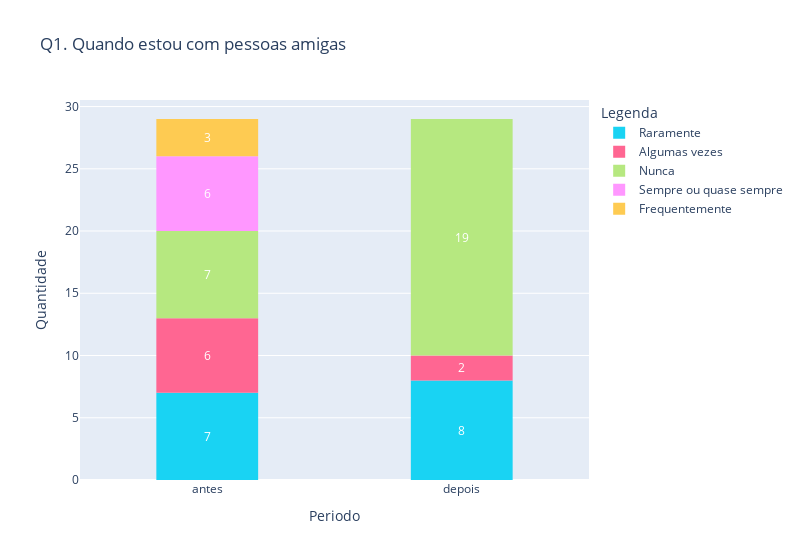
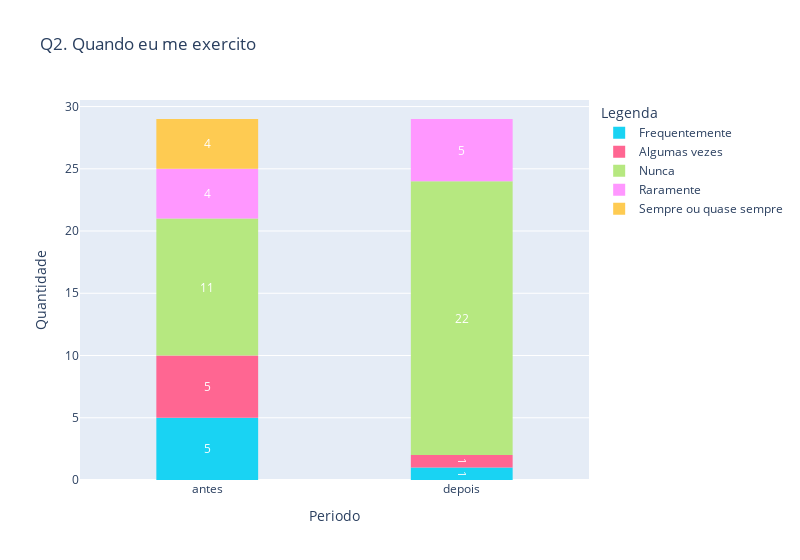
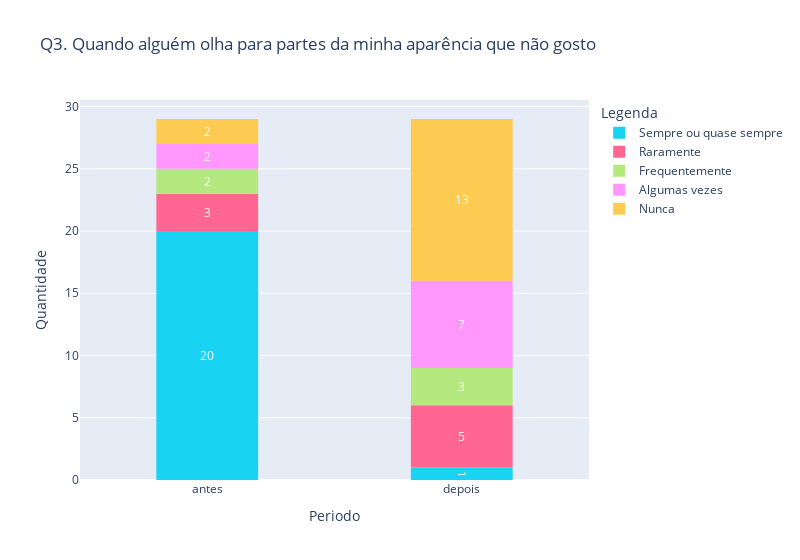
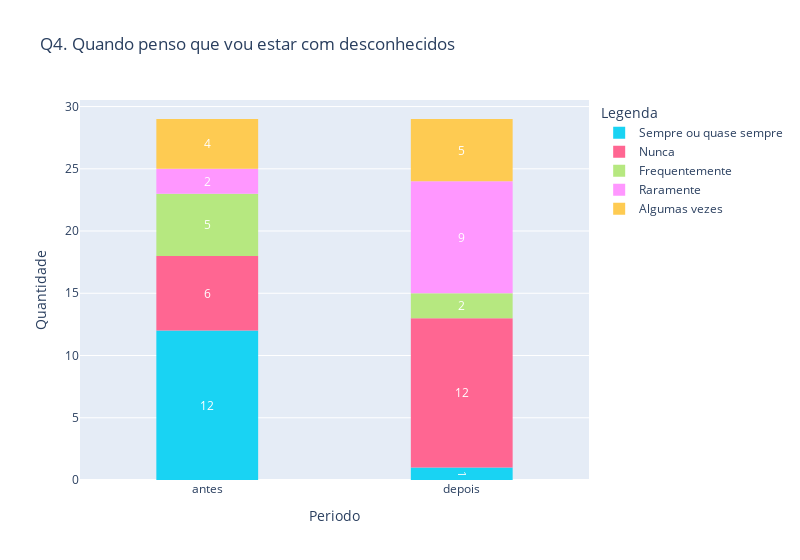

Here is the notebook cell these charts were saved with, in order:
### Code cell
import plotly.graph_objs as go
import plotly.express as px

def getHist(df, antes, depois, titulo, respostas):
    
    plot_data = pd.melt(df, value_vars=[antes, depois], var_name='Periodo', value_name='Respostas')    
    plot_data['Periodo'] = plot_data['Periodo'].map({
        antes: 'antes',
        depois: 'depois'
    })

    fig = px.histogram(plot_data, 
                x='Periodo',
                color='Respostas',
                title=titulo,
                category_orders={
                    'Respostas': respostas,
                    'Periodo': [
                        'antes', 
                        'depois'
                    ]
                },
                labels={ 'Respostas': 'Legenda' }
                )

    fig.update_yaxes(title_text='Quantidade')
    fig.update_traces(texttemplate='%{y}', 
                    textposition='inside', 
                    insidetextanchor='middle',
                    insidetextfont_color='white')
    
    fig.update_layout(bargap=0.2, bargroupgap=0.5)
    fig.update_layout(width=800)

    for trace in fig.data:
        trace.name = trace.name.replace(', ', '<br>')
        trace.textangle = 0


    return fig

df_sbids.iloc[:,1:43] = df_sbids.iloc[:,1:43].replace(sibids_legenda)

i = 1
for question in sibids_questions.keys():
    try:
        fig = getHist(df_sbids, f'{question}A', f'{question}D', f"{question}. {sibids_questions[question]}", sibids_legenda)
        fig.show()
        fig.write_image(f"3.{i}. SIBID-S - {sibids_questions[question]}.png", format="png")
    except:
        continue
    i += 1

### Figure 1 — Plotly figure (JSON) as saved in the notebook; plotly's stock layout.template omitted (floating-point values rounded to 4 significant figures)
{"data": [{"alignmentgroup": "True", "bingroup": "x", "hovertemplate": "Legenda=Raramente<br>Periodo=%{x}<br>count=%{y}<extra></extra>", "insidetextanchor": "middle", "insidetextfont": {"color": "white"}, "legendgroup": "Raramente", "marker": {"color": "#19d3f3", "pattern": {"shape": ""}}, "name": "Raramente", "offsetgroup": "Raramente", "orientation": "v", "showlegend": true, "textposition": "inside", "texttemplate": "%{y}", "type": "histogram", "x": ["antes", "antes", "antes", "antes", "antes", "antes", "antes", "depois", "depois", "depois", "depois", "depois", "depois", "depois", "depois"], "xaxis": "x", "yaxis": "y"}, {"alignmentgroup": "True", "bingroup": "x", "hovertemplate": "Legenda=Algumas vezes<br>Periodo=%{x}<br>count=%{y}<extra></extra>", "insidetextanchor": "middle", "insidetextfont": {"color": "white"}, "legendgroup": "Algumas vezes", "marker": {"color": "#FF6692", "pattern": {"shape": ""}}, "name": "Algumas vezes", "offsetgroup": "Algumas vezes", "orientation": "v", "showlegend": true, "textposition": "inside", "texttemplate": "%{y}", "type": "histogram", "x": ["antes", "antes", "antes", "antes", "antes", "antes", "depois", "depois"], "xaxis": "x", "yaxis": "y"}, {"alignmentgroup": "True", "bingroup": "x", "hovertemplate": "Legenda=Nunca<br>Periodo=%{x}<br>count=%{y}<extra></extra>", "insidetextanchor": "middle", "insidetextfont": {"color": "white"}, "legendgroup": "Nunca", "marker": {"color": "#B6E880", "pattern": {"shape": ""}}, "name": "Nunca", "offsetgroup": "Nunca", "orientation": "v", "showlegend": true, "textposition": "inside", "texttemplate": "%{y}", "type": "histogram", "x": ["antes", "antes", "antes", "antes", "antes", "antes", "antes", "depois", "depois", "depois", "depois", "depois", "depois", "depois", "depois", "depois", "depois", "depois", "depois", "depois", "depois", "depois", "depois", "depois", "depois", "depois"], "xaxis": "x", "yaxis": "y"}, {"alignmentgroup": "True", "bingroup": "x", "hovertemplate": "Legenda=Sempre ou quase sempre<br>Periodo=%{x}<br>count=%{y}<extra></extra>", "insidetextanchor": "middle", "insidetextfont": {"color": "white"}, "legendgroup": "Sempre ou quase sempre", "marker": {"color": "#FF97FF", "pattern": {"shape": ""}}, "name": "Sempre ou quase sempre", "offsetgroup": "Sempre ou quase sempre", "orientation": "v", "showlegend": true, "textposition": "inside", "texttemplate": "%{y}", "type": "histogram", "x": ["antes", "antes", "antes", "antes", "antes", "antes"], "xaxis": "x", "yaxis": "y"}, {"alignmentgroup": "True", "bingroup": "x", "hovertemplate": "Legenda=Frequentemente<br>Periodo=%{x}<br>count=%{y}<extra></extra>", "insidetextanchor": "middle", "insidetextfont": {"color": "white"}, "legendgroup": "Frequentemente", "marker": {"color": "#FECB52", "pattern": {"shape": ""}}, "name": "Frequentemente", "offsetgroup": "Frequentemente", "orientation": "v", "showlegend": true, "textposition": "inside", "texttemplate": "%{y}", "type": "histogram", "x": ["antes", "antes", "antes"], "xaxis": "x", "yaxis": "y"}], "layout": {"bargap": 0.2, "bargroupgap": 0.5, "barmode": "relative", "legend": {"title": {"text": "Legenda"}, "tracegroupgap": 0}, "title": {"text": "Q1. Quando estou com pessoas amigas"}, "width": 800, "xaxis": {"anchor": "y", "categoryarray": ["antes", "depois"], "categoryorder": "array", "domain": [0, 1], "title": {"text": "Periodo"}}, "yaxis": {"anchor": "x", "domain": [0, 1], "title": {"text": "Quantidade"}}}}

### Figure 2 — Plotly figure (JSON) as saved in the notebook; plotly's stock layout.template omitted (floating-point values rounded to 4 significant figures)
{"data": [{"alignmentgroup": "True", "bingroup": "x", "hovertemplate": "Legenda=Frequentemente<br>Periodo=%{x}<br>count=%{y}<extra></extra>", "insidetextanchor": "middle", "insidetextfont": {"color": "white"}, "legendgroup": "Frequentemente", "marker": {"color": "#19d3f3", "pattern": {"shape": ""}}, "name": "Frequentemente", "offsetgroup": "Frequentemente", "orientation": "v", "showlegend": true, "textposition": "inside", "texttemplate": "%{y}", "type": "histogram", "x": ["antes", "antes", "antes", "antes", "antes", "depois"], "xaxis": "x", "yaxis": "y"}, {"alignmentgroup": "True", "bingroup": "x", "hovertemplate": "Legenda=Algumas vezes<br>Periodo=%{x}<br>count=%{y}<extra></extra>", "insidetextanchor": "middle", "insidetextfont": {"color": "white"}, "legendgroup": "Algumas vezes", "marker": {"color": "#FF6692", "pattern": {"shape": ""}}, "name": "Algumas vezes", "offsetgroup": "Algumas vezes", "orientation": "v", "showlegend": true, "textposition": "inside", "texttemplate": "%{y}", "type": "histogram", "x": ["antes", "antes", "antes", "antes", "antes", "depois"], "xaxis": "x", "yaxis": "y"}, {"alignmentgroup": "True", "bingroup": "x", "hovertemplate": "Legenda=Nunca<br>Periodo=%{x}<br>count=%{y}<extra></extra>", "insidetextanchor": "middle", "insidetextfont": {"color": "white"}, "legendgroup": "Nunca", "marker": {"color": "#B6E880", "pattern": {"shape": ""}}, "name": "Nunca", "offsetgroup": "Nunca", "orientation": "v", "showlegend": true, "textposition": "inside", "texttemplate": "%{y}", "type": "histogram", "x": ["antes", "antes", "antes", "antes", "antes", "antes", "antes", "antes", "antes", "antes", "antes", "depois", "depois", "depois", "depois", "depois", "depois", "depois", "depois", "depois", "depois", "depois", "depois", "depois", "depois", "depois", "depois", "depois", "depois", "depois", "depois", "depois", "depois"], "xaxis": "x", "yaxis": "y"}, {"alignmentgroup": "True", "bingroup": "x", "hovertemplate": "Legenda=Raramente<br>Periodo=%{x}<br>count=%{y}<extra></extra>", "insidetextanchor": "middle", "insidetextfont": {"color": "white"}, "legendgroup": "Raramente", "marker": {"color": "#FF97FF", "pattern": {"shape": ""}}, "name": "Raramente", "offsetgroup": "Raramente", "orientation": "v", "showlegend": true, "textposition": "inside", "texttemplate": "%{y}", "type": "histogram", "x": ["antes", "antes", "antes", "antes", "depois", "depois", "depois", "depois", "depois"], "xaxis": "x", "yaxis": "y"}, {"alignmentgroup": "True", "bingroup": "x", "hovertemplate": "Legenda=Sempre ou quase sempre<br>Periodo=%{x}<br>count=%{y}<extra></extra>", "insidetextanchor": "middle", "insidetextfont": {"color": "white"}, "legendgroup": "Sempre ou quase sempre", "marker": {"color": "#FECB52", "pattern": {"shape": ""}}, "name": "Sempre ou quase sempre", "offsetgroup": "Sempre ou quase sempre", "orientation": "v", "showlegend": true, "textposition": "inside", "texttemplate": "%{y}", "type": "histogram", "x": ["antes", "antes", "antes", "antes"], "xaxis": "x", "yaxis": "y"}], "layout": {"bargap": 0.2, "bargroupgap": 0.5, "barmode": "relative", "legend": {"title": {"text": "Legenda"}, "tracegroupgap": 0}, "title": {"text": "Q2. Quando eu me exercito"}, "width": 800, "xaxis": {"anchor": "y", "categoryarray": ["antes", "depois"], "categoryorder": "array", "domain": [0, 1], "title": {"text": "Periodo"}}, "yaxis": {"anchor": "x", "domain": [0, 1], "title": {"text": "Quantidade"}}}}

### Figure 3 — Plotly figure (JSON) as saved in the notebook; plotly's stock layout.template omitted (floating-point values rounded to 4 significant figures)
{"data": [{"alignmentgroup": "True", "bingroup": "x", "hovertemplate": "Legenda=Sempre ou quase sempre<br>Periodo=%{x}<br>count=%{y}<extra></extra>", "insidetextanchor": "middle", "insidetextfont": {"color": "white"}, "legendgroup": "Sempre ou quase sempre", "marker": {"color": "#19d3f3", "pattern": {"shape": ""}}, "name": "Sempre ou quase sempre", "offsetgroup": "Sempre ou quase sempre", "orientation": "v", "showlegend": true, "textposition": "inside", "texttemplate": "%{y}", "type": "histogram", "x": ["antes", "antes", "antes", "antes", "antes", "antes", "antes", "antes", "antes", "antes", "antes", "antes", "antes", "antes", "antes", "antes", "antes", "antes", "antes", "antes", "depois"], "xaxis": "x", "yaxis": "y"}, {"alignmentgroup": "True", "bingroup": "x", "hovertemplate": "Legenda=Raramente<br>Periodo=%{x}<br>count=%{y}<extra></extra>", "insidetextanchor": "middle", "insidetextfont": {"color": "white"}, "legendgroup": "Raramente", "marker": {"color": "#FF6692", "pattern": {"shape": ""}}, "name": "Raramente", "offsetgroup": "Raramente", "orientation": "v", "showlegend": true, "textposition": "inside", "texttemplate": "%{y}", "type": "histogram", "x": ["antes", "antes", "antes", "depois", "depois", "depois", "depois", "depois"], "xaxis": "x", "yaxis": "y"}, {"alignmentgroup": "True", "bingroup": "x", "hovertemplate": "Legenda=Frequentemente<br>Periodo=%{x}<br>count=%{y}<extra></extra>", "insidetextanchor": "middle", "insidetextfont": {"color": "white"}, "legendgroup": "Frequentemente", "marker": {"color": "#B6E880", "pattern": {"shape": ""}}, "name": "Frequentemente", "offsetgroup": "Frequentemente", "orientation": "v", "showlegend": true, "textposition": "inside", "texttemplate": "%{y}", "type": "histogram", "x": ["antes", "antes", "depois", "depois", "depois"], "xaxis": "x", "yaxis": "y"}, {"alignmentgroup": "True", "bingroup": "x", "hovertemplate": "Legenda=Algumas vezes<br>Periodo=%{x}<br>count=%{y}<extra></extra>", "insidetextanchor": "middle", "insidetextfont": {"color": "white"}, "legendgroup": "Algumas vezes", "marker": {"color": "#FF97FF", "pattern": {"shape": ""}}, "name": "Algumas vezes", "offsetgroup": "Algumas vezes", "orientation": "v", "showlegend": true, "textposition": "inside", "texttemplate": "%{y}", "type": "histogram", "x": ["antes", "antes", "depois", "depois", "depois", "depois", "depois", "depois", "depois"], "xaxis": "x", "yaxis": "y"}, {"alignmentgroup": "True", "bingroup": "x", "hovertemplate": "Legenda=Nunca<br>Periodo=%{x}<br>count=%{y}<extra></extra>", "insidetextanchor": "middle", "insidetextfont": {"color": "white"}, "legendgroup": "Nunca", "marker": {"color": "#FECB52", "pattern": {"shape": ""}}, "name": "Nunca", "offsetgroup": "Nunca", "orientation": "v", "showlegend": true, "textposition": "inside", "texttemplate": "%{y}", "type": "histogram", "x": ["antes", "antes", "depois", "depois", "depois", "depois", "depois", "depois", "depois", "depois", "depois", "depois", "depois", "depois", "depois"], "xaxis": "x", "yaxis": "y"}], "layout": {"bargap": 0.2, "bargroupgap": 0.5, "barmode": "relative", "legend": {"title": {"text": "Legenda"}, "tracegroupgap": 0}, "title": {"text": "Q3. Quando alguém olha para partes da minha aparência que não gosto"}, "width": 800, "xaxis": {"anchor": "y", "categoryarray": ["antes", "depois"], "categoryorder": "array", "domain": [0, 1], "title": {"text": "Periodo"}}, "yaxis": {"anchor": "x", "domain": [0, 1], "title": {"text": "Quantidade"}}}}

### Figure 4 — Plotly figure (JSON) as saved in the notebook; plotly's stock layout.template omitted (floating-point values rounded to 4 significant figures)
{"data": [{"alignmentgroup": "True", "bingroup": "x", "hovertemplate": "Legenda=Sempre ou quase sempre<br>Periodo=%{x}<br>count=%{y}<extra></extra>", "insidetextanchor": "middle", "insidetextfont": {"color": "white"}, "legendgroup": "Sempre ou quase sempre", "marker": {"color": "#19d3f3", "pattern": {"shape": ""}}, "name": "Sempre ou quase sempre", "offsetgroup": "Sempre ou quase sempre", "orientation": "v", "showlegend": true, "textposition": "inside", "texttemplate": "%{y}", "type": "histogram", "x": ["antes", "antes", "antes", "antes", "antes", "antes", "antes", "antes", "antes", "antes", "antes", "antes", "depois"], "xaxis": "x", "yaxis": "y"}, {"alignmentgroup": "True", "bingroup": "x", "hovertemplate": "Legenda=Nunca<br>Periodo=%{x}<br>count=%{y}<extra></extra>", "insidetextanchor": "middle", "insidetextfont": {"color": "white"}, "legendgroup": "Nunca", "marker": {"color": "#FF6692", "pattern": {"shape": ""}}, "name": "Nunca", "offsetgroup": "Nunca", "orientation": "v", "showlegend": true, "textposition": "inside", "texttemplate": "%{y}", "type": "histogram", "x": ["antes", "antes", "antes", "antes", "antes", "antes", "depois", "depois", "depois", "depois", "depois", "depois", "depois", "depois", "depois", "depois", "depois", "depois"], "xaxis": "x", "yaxis": "y"}, {"alignmentgroup": "True", "bingroup": "x", "hovertemplate": "Legenda=Frequentemente<br>Periodo=%{x}<br>count=%{y}<extra></extra>", "insidetextanchor": "middle", "insidetextfont": {"color": "white"}, "legendgroup": "Frequentemente", "marker": {"color": "#B6E880", "pattern": {"shape": ""}}, "name": "Frequentemente", "offsetgroup": "Frequentemente", "orientation": "v", "showlegend": true, "textposition": "inside", "texttemplate": "%{y}", "type": "histogram", "x": ["antes", "antes", "antes", "antes", "antes", "depois", "depois"], "xaxis": "x", "yaxis": "y"}, {"alignmentgroup": "True", "bingroup": "x", "hovertemplate": "Legenda=Raramente<br>Periodo=%{x}<br>count=%{y}<extra></extra>", "insidetextanchor": "middle", "insidetextfont": {"color": "white"}, "legendgroup": "Raramente", "marker": {"color": "#FF97FF", "pattern": {"shape": ""}}, "name": "Raramente", "offsetgroup": "Raramente", "orientation": "v", "showlegend": true, "textposition": "inside", "texttemplate": "%{y}", "type": "histogram", "x": ["antes", "antes", "depois", "depois", "depois", "depois", "depois", "depois", "depois", "depois", "depois"], "xaxis": "x", "yaxis": "y"}, {"alignmentgroup": "True", "bingroup": "x", "hovertemplate": "Legenda=Algumas vezes<br>Periodo=%{x}<br>count=%{y}<extra></extra>", "insidetextanchor": "middle", "insidetextfont": {"color": "white"}, "legendgroup": "Algumas vezes", "marker": {"color": "#FECB52", "pattern": {"shape": ""}}, "name": "Algumas vezes", "offsetgroup": "Algumas vezes", "orientation": "v", "showlegend": true, "textposition": "inside", "texttemplate": "%{y}", "type": "histogram", "x": ["antes", "antes", "antes", "antes", "depois", "depois", "depois", "depois", "depois"], "xaxis": "x", "yaxis": "y"}], "layout": {"bargap": 0.2, "bargroupgap": 0.5, "barmode": "relative", "legend": {"title": {"text": "Legenda"}, "tracegroupgap": 0}, "title": {"text": "Q4. Quando penso que vou estar com desconhecidos"}, "width": 800, "xaxis": {"anchor": "y", "categoryarray": ["antes", "depois"], "categoryorder": "array", "domain": [0, 1], "title": {"text": "Periodo"}}, "yaxis": {"anchor": "x", "domain": [0, 1], "title": {"text": "Quantidade"}}}}
